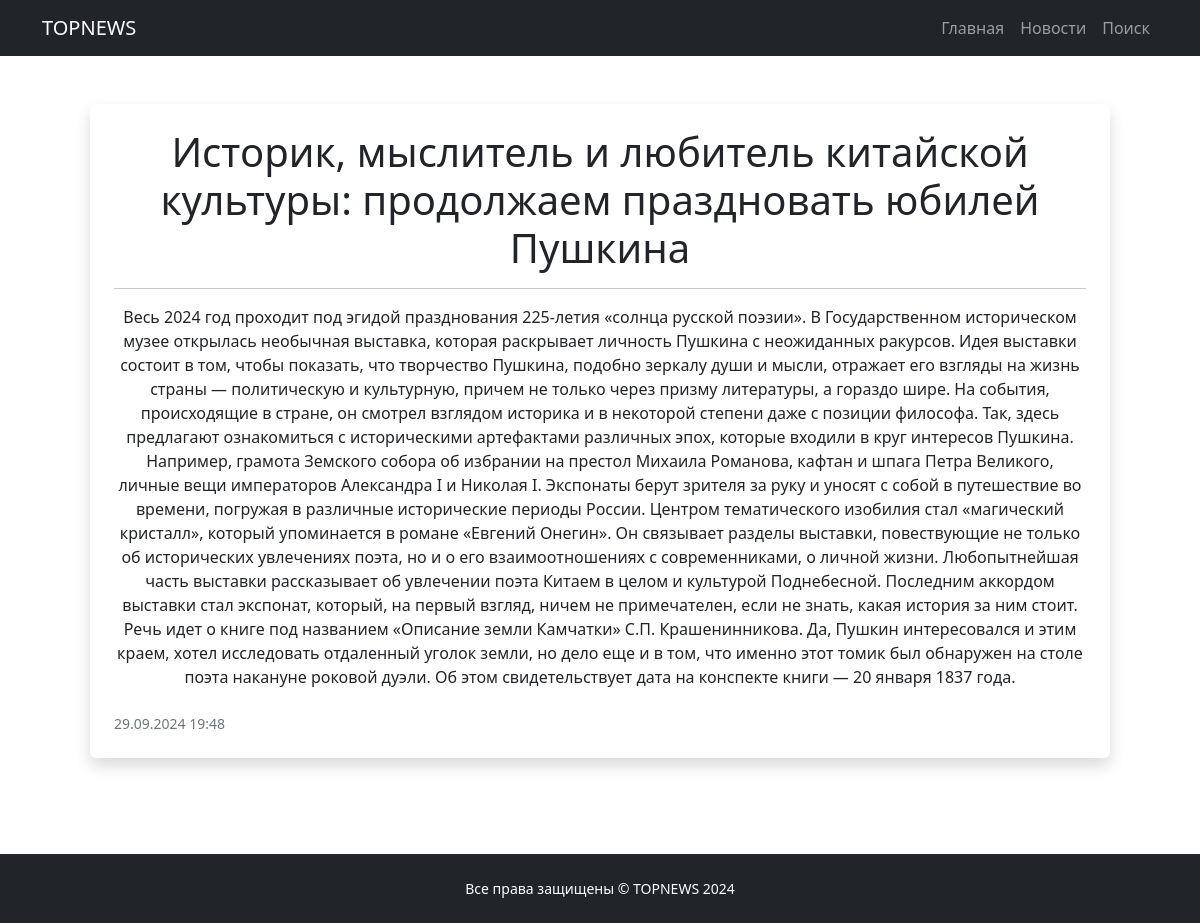
/news/5, run on the app's committed database.
### news_portal/models.py (models this page shows, shortened)
class Post(models.Model):
    author = models.ForeignKey(Author, on_delete = models.CASCADE)
    content_type = models.CharField(max_length = 1, choices = CONTENT_TYPES, default = article)
    creation_date = models.DateTimeField(auto_now_add = True)
    category = models.ManyToManyField(Category, through = 'PostCategory')
    title = models.CharField(max_length = 255)
    text = models.TextField()
    rating = models.FloatField(default = 0)

### news_portal/views.py (the view)
# urls.py: path('<int:pk>', PostDetail.as_view(), name='post_detail'),
class PostDetail(DetailView):
    model = Post
    template_name = 'post.html'
    context_object_name = 'post'

### news_portal/templatetags/custom_filters.py (called while the page is built)
@register.filter()
def censor(text):
    if isinstance(text, str):
        for word in bad_words:
            text = text.replace(word, word[0] + '*' * (len(word) - 1))
        return text
    else:
        raise TypeError("Фильтр censor() должен получить строку.")

### templates/post.html (shortened to what this page needs)
{% extends 'flatpages/default.html' %}
{% load custom_filters %}
{% block content %}
    <div class="container px-5 my-5">
        <div class="row gx-5">
            <div class="col-12 mb-5">
                <div class="card h-100 shadow border-0">
                    <div class="card-body p-4">
                        <a class="text-decoration-none link-dark stretched-link" href="/news/{{ post.id }}">
                            <h1 class="card-title mb-3">{{ post.title|censor }}</h1>
                            <hr>
                        </a>
                        <p class="card-text mb-0">{{ post.text|censor }}</p>
                    </div>
                    <div class="card-footer p-4 pt-0 bg-transparent border-top-0">
                        <div class="d-flex align-items-end justify-content-between">
                            <div class="d-flex align-items-center">
                                <div class="small">
                                    <div class="text-muted">{{ post.creation_date|date:"d.m.Y H:i" }}</div>
                                </div>
                            </div>
                        </div>
                    </div>
                </div>
            </div>
        </div>
    </div>
{% endblock content %}

### data on the page
Post: title|censor "Историк, мыслитель и любитель китайской культуры: продолжаем праздновать юбилей Пушкина", text|censor "Весь 2024 год проходит под эгидой празднования 225-летия «солнца русской поэзии». В Государственном историческом музее открылась необычная выставка, которая раскрывает личность Пушкина с неожиданных ракурсов. Идея выставки состоит в том, чтобы показать, что творчество Пушкина, подобно зеркалу души и мысли, отражает его взгляды на жизнь страны — политическую и культурную, причем не только через призму литературы, а гораздо шире. На события, происходящие в стране, он смотрел взглядом историка и в некоторой степени даже с позиции философа. Так, здесь предлагают ознакомиться с историческими артефактами различных эпох, которые входили в круг интересов Пушкина. Например, грамота Земского собора…", creation_date "29.09.2024 19:48"
